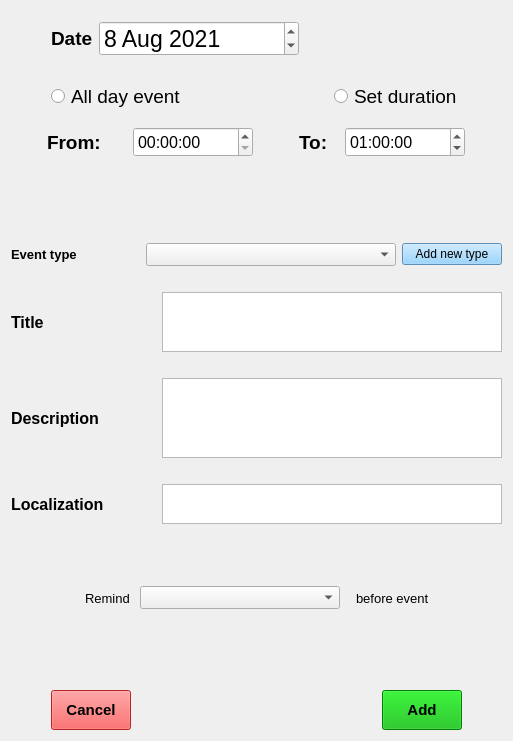
<?xml version="1.0" encoding="UTF-8"?>
<ui version="4.0">
 <class>Form</class>
 <widget class="QWidget" name="Form">
  <property name="geometry">
   <rect>
    <x>0</x>
    <y>0</y>
    <width>513</width>
    <height>741</height>
   </rect>
  </property>
  <property name="windowTitle">
   <string>Form</string>
  </property>
  <layout class="QGridLayout" name="gridLayout">
   <item row="0" column="0">
    <layout class="QVBoxLayout" name="verticalLayout" stretch="0,1,0,1,0,1,0,1,0,1,0,1,0,1,0,1,1,1">
     <item>
      <spacer name="verticalSpacer_10">
       <property name="orientation">
        <enum>Qt::Vertical</enum>
       </property>
       <property name="sizeType">
        <enum>QSizePolicy::Fixed</enum>
       </property>
       <property name="sizeHint" stdset="0">
        <size>
         <width>20</width>
         <height>10</height>
        </size>
       </property>
      </spacer>
     </item>
     <item>
      <layout class="QHBoxLayout" name="horizontalLayout_13" stretch="0,0,1">
       <item>
        <spacer name="horizontalSpacer_6">
         <property name="orientation">
          <enum>Qt::Horizontal</enum>
         </property>
         <property name="sizeHint" stdset="0">
          <size>
           <width>40</width>
           <height>20</height>
          </size>
         </property>
        </spacer>
       </item>
       <item>
        <layout class="QHBoxLayout" name="horizontalLayout_12">
         <item>
          <widget class="QLabel" name="dateLabel">
           <property name="font">
            <font>
             <pointsize>14</pointsize>
             <weight>75</weight>
             <bold>true</bold>
            </font>
           </property>
           <property name="text">
            <string>Date</string>
           </property>
          </widget>
         </item>
         <item>
          <widget class="QDateEdit" name="dateEdit">
           <property name="minimumSize">
            <size>
             <width>200</width>
             <height>0</height>
            </size>
           </property>
           <property name="font">
            <font>
             <pointsize>17</pointsize>
            </font>
           </property>
           <property name="dateTime">
            <datetime>
             <hour>0</hour>
             <minute>0</minute>
             <second>0</second>
             <year>2021</year>
             <month>8</month>
             <day>8</day>
            </datetime>
           </property>
          </widget>
         </item>
        </layout>
       </item>
       <item>
        <spacer name="horizontalSpacer_5">
         <property name="orientation">
          <enum>Qt::Horizontal</enum>
         </property>
         <property name="sizeHint" stdset="0">
          <size>
           <width>40</width>
           <height>20</height>
          </size>
         </property>
        </spacer>
       </item>
      </layout>
     </item>
     <item>
      <spacer name="verticalSpacer_9">
       <property name="orientation">
        <enum>Qt::Vertical</enum>
       </property>
       <property name="sizeType">
        <enum>QSizePolicy::Fixed</enum>
       </property>
       <property name="sizeHint" stdset="0">
        <size>
         <width>20</width>
         <height>20</height>
        </size>
       </property>
      </spacer>
     </item>
     <item>
      <layout class="QHBoxLayout" name="horizontalLayout_11" stretch="0,0,1,0,0">
       <item>
        <spacer name="horizontalSpacer_7">
         <property name="orientation">
          <enum>Qt::Horizontal</enum>
         </property>
         <property name="sizeHint" stdset="0">
          <size>
           <width>40</width>
           <height>20</height>
          </size>
         </property>
        </spacer>
       </item>
       <item>
        <widget class="QRadioButton" name="allDayEventRadioButton">
         <property name="font">
          <font>
           <pointsize>14</pointsize>
          </font>
         </property>
         <property name="text">
          <string>All day event</string>
         </property>
        </widget>
       </item>
       <item>
        <spacer name="horizontalSpacer_2">
         <property name="orientation">
          <enum>Qt::Horizontal</enum>
         </property>
         <property name="sizeHint" stdset="0">
          <size>
           <width>40</width>
           <height>20</height>
          </size>
         </property>
        </spacer>
       </item>
       <item>
        <widget class="QRadioButton" name="setDurationEventRadioButton">
         <property name="font">
          <font>
           <pointsize>14</pointsize>
          </font>
         </property>
         <property name="text">
          <string>Set duration</string>
         </property>
        </widget>
       </item>
       <item>
        <spacer name="horizontalSpacer_13">
         <property name="orientation">
          <enum>Qt::Horizontal</enum>
         </property>
         <property name="sizeHint" stdset="0">
          <size>
           <width>40</width>
           <height>20</height>
          </size>
         </property>
        </spacer>
       </item>
      </layout>
     </item>
     <item>
      <spacer name="verticalSpacer_8">
       <property name="orientation">
        <enum>Qt::Vertical</enum>
       </property>
       <property name="sizeType">
        <enum>QSizePolicy::Fixed</enum>
       </property>
       <property name="sizeHint" stdset="0">
        <size>
         <width>20</width>
         <height>10</height>
        </size>
       </property>
      </spacer>
     </item>
     <item>
      <layout class="QHBoxLayout" name="horizontalLayout_10" stretch="0,0,1,0">
       <item>
        <spacer name="horizontalSpacer_8">
         <property name="orientation">
          <enum>Qt::Horizontal</enum>
         </property>
         <property name="sizeHint" stdset="0">
          <size>
           <width>40</width>
           <height>20</height>
          </size>
         </property>
        </spacer>
       </item>
       <item>
        <layout class="QHBoxLayout" name="horizontalLayout_9">
         <item>
          <widget class="QLabel" name="fromLabel">
           <property name="minimumSize">
            <size>
             <width>80</width>
             <height>0</height>
            </size>
           </property>
           <property name="maximumSize">
            <size>
             <width>80</width>
             <height>16777215</height>
            </size>
           </property>
           <property name="font">
            <font>
             <pointsize>14</pointsize>
             <weight>75</weight>
             <bold>true</bold>
            </font>
           </property>
           <property name="text">
            <string>From: </string>
           </property>
          </widget>
         </item>
         <item>
          <widget class="QTimeEdit" name="timeFromEdit">
           <property name="minimumSize">
            <size>
             <width>120</width>
             <height>30</height>
            </size>
           </property>
           <property name="maximumSize">
            <size>
             <width>100</width>
             <height>16777215</height>
            </size>
           </property>
           <property name="font">
            <font>
             <pointsize>12</pointsize>
            </font>
           </property>
          </widget>
         </item>
        </layout>
       </item>
       <item>
        <spacer name="horizontalSpacer_3">
         <property name="orientation">
          <enum>Qt::Horizontal</enum>
         </property>
         <property name="sizeHint" stdset="0">
          <size>
           <width>40</width>
           <height>20</height>
          </size>
         </property>
        </spacer>
       </item>
       <item>
        <layout class="QHBoxLayout" name="horizontalLayout_8" stretch="0,0,1">
         <item>
          <spacer name="horizontalSpacer_9">
           <property name="orientation">
            <enum>Qt::Horizontal</enum>
           </property>
           <property name="sizeHint" stdset="0">
            <size>
             <width>40</width>
             <height>20</height>
            </size>
           </property>
          </spacer>
         </item>
         <item>
          <layout class="QHBoxLayout" name="horizontalLayout_7">
           <item>
            <widget class="QLabel" name="toLabel">
             <property name="minimumSize">
              <size>
               <width>40</width>
               <height>0</height>
              </size>
             </property>
             <property name="maximumSize">
              <size>
               <width>80</width>
               <height>16777215</height>
              </size>
             </property>
             <property name="font">
              <font>
               <pointsize>14</pointsize>
               <weight>75</weight>
               <bold>true</bold>
              </font>
             </property>
             <property name="text">
              <string>To: </string>
             </property>
            </widget>
           </item>
           <item>
            <widget class="QTimeEdit" name="timeToEdit">
             <property name="minimumSize">
              <size>
               <width>120</width>
               <height>30</height>
              </size>
             </property>
             <property name="maximumSize">
              <size>
               <width>100</width>
               <height>16777215</height>
              </size>
             </property>
             <property name="font">
              <font>
               <pointsize>12</pointsize>
              </font>
             </property>
             <property name="dateTime">
              <datetime>
               <hour>1</hour>
               <minute>0</minute>
               <second>0</second>
               <year>2000</year>
               <month>1</month>
               <day>1</day>
              </datetime>
             </property>
            </widget>
           </item>
          </layout>
         </item>
         <item>
          <spacer name="horizontalSpacer_4">
           <property name="orientation">
            <enum>Qt::Horizontal</enum>
           </property>
           <property name="sizeHint" stdset="0">
            <size>
             <width>40</width>
             <height>20</height>
            </size>
           </property>
          </spacer>
         </item>
        </layout>
       </item>
      </layout>
     </item>
     <item>
      <spacer name="verticalSpacer_6">
       <property name="orientation">
        <enum>Qt::Vertical</enum>
       </property>
       <property name="sizeType">
        <enum>QSizePolicy::Fixed</enum>
       </property>
       <property name="sizeHint" stdset="0">
        <size>
         <width>20</width>
         <height>80</height>
        </size>
       </property>
      </spacer>
     </item>
     <item>
      <layout class="QHBoxLayout" name="horizontalLayout_6" stretch="0,1,0">
       <item>
        <widget class="QLabel" name="eventTypeLabel">
         <property name="font">
          <font>
           <pointsize>10</pointsize>
           <weight>75</weight>
           <bold>true</bold>
          </font>
         </property>
         <property name="text">
          <string>Event type</string>
         </property>
        </widget>
       </item>
       <item>
        <widget class="QComboBox" name="eventTypeComboBox">
         <property name="maximumSize">
          <size>
           <width>250</width>
           <height>16777215</height>
          </size>
         </property>
         <property name="font">
          <font>
           <pointsize>10</pointsize>
          </font>
         </property>
         <property name="currentText">
          <string/>
         </property>
        </widget>
       </item>
       <item>
        <widget class="QPushButton" name="addEventTypeButton">
         <property name="maximumSize">
          <size>
           <width>100</width>
           <height>16777215</height>
          </size>
         </property>
         <property name="font">
          <font>
           <pointsize>9</pointsize>
           <kerning>true</kerning>
          </font>
         </property>
         <property name="styleSheet">
          <string notr="true">background-color: rgb(128, 200, 255);</string>
         </property>
         <property name="text">
          <string>Add new type</string>
         </property>
        </widget>
       </item>
      </layout>
     </item>
     <item>
      <spacer name="verticalSpacer_5">
       <property name="orientation">
        <enum>Qt::Vertical</enum>
       </property>
       <property name="sizeType">
        <enum>QSizePolicy::Fixed</enum>
       </property>
       <property name="sizeHint" stdset="0">
        <size>
         <width>10</width>
         <height>20</height>
        </size>
       </property>
      </spacer>
     </item>
     <item>
      <layout class="QHBoxLayout" name="horizontalLayout_5">
       <item>
        <widget class="QLabel" name="titleLabel">
         <property name="minimumSize">
          <size>
           <width>110</width>
           <height>0</height>
          </size>
         </property>
         <property name="font">
          <font>
           <pointsize>12</pointsize>
           <weight>75</weight>
           <bold>true</bold>
          </font>
         </property>
         <property name="text">
          <string>Title</string>
         </property>
        </widget>
       </item>
       <item>
        <widget class="QPlainTextEdit" name="eventTitlePlainTextEdit">
         <property name="sizePolicy">
          <sizepolicy hsizetype="Expanding" vsizetype="Expanding">
           <horstretch>0</horstretch>
           <verstretch>0</verstretch>
          </sizepolicy>
         </property>
         <property name="minimumSize">
          <size>
           <width>0</width>
           <height>0</height>
          </size>
         </property>
         <property name="maximumSize">
          <size>
           <width>340</width>
           <height>60</height>
          </size>
         </property>
         <property name="font">
          <font>
           <pointsize>10</pointsize>
          </font>
         </property>
        </widget>
       </item>
      </layout>
     </item>
     <item>
      <spacer name="verticalSpacer_4">
       <property name="orientation">
        <enum>Qt::Vertical</enum>
       </property>
       <property name="sizeType">
        <enum>QSizePolicy::Fixed</enum>
       </property>
       <property name="sizeHint" stdset="0">
        <size>
         <width>10</width>
         <height>20</height>
        </size>
       </property>
      </spacer>
     </item>
     <item>
      <layout class="QHBoxLayout" name="horizontalLayout_4">
       <item>
        <widget class="QLabel" name="descriptionLabel">
         <property name="minimumSize">
          <size>
           <width>110</width>
           <height>0</height>
          </size>
         </property>
         <property name="font">
          <font>
           <pointsize>12</pointsize>
           <weight>75</weight>
           <bold>true</bold>
          </font>
         </property>
         <property name="text">
          <string>Description</string>
         </property>
        </widget>
       </item>
       <item>
        <widget class="QPlainTextEdit" name="eventDescriptionPlaneTextEdit">
         <property name="maximumSize">
          <size>
           <width>340</width>
           <height>80</height>
          </size>
         </property>
         <property name="font">
          <font>
           <pointsize>10</pointsize>
          </font>
         </property>
        </widget>
       </item>
      </layout>
     </item>
     <item>
      <spacer name="verticalSpacer_3">
       <property name="orientation">
        <enum>Qt::Vertical</enum>
       </property>
       <property name="sizeType">
        <enum>QSizePolicy::Fixed</enum>
       </property>
       <property name="sizeHint" stdset="0">
        <size>
         <width>10</width>
         <height>20</height>
        </size>
       </property>
      </spacer>
     </item>
     <item>
      <layout class="QHBoxLayout" name="horizontalLayout_3">
       <item>
        <widget class="QLabel" name="localizationLabel">
         <property name="minimumSize">
          <size>
           <width>110</width>
           <height>0</height>
          </size>
         </property>
         <property name="font">
          <font>
           <pointsize>12</pointsize>
           <weight>75</weight>
           <bold>true</bold>
          </font>
         </property>
         <property name="text">
          <string>Localization</string>
         </property>
        </widget>
       </item>
       <item>
        <widget class="QPlainTextEdit" name="eventLocalizationPlainTextEdit">
         <property name="maximumSize">
          <size>
           <width>340</width>
           <height>40</height>
          </size>
         </property>
         <property name="font">
          <font>
           <pointsize>10</pointsize>
          </font>
         </property>
        </widget>
       </item>
      </layout>
     </item>
     <item>
      <spacer name="verticalSpacer_2">
       <property name="orientation">
        <enum>Qt::Vertical</enum>
       </property>
       <property name="sizeType">
        <enum>QSizePolicy::Fixed</enum>
       </property>
       <property name="sizeHint" stdset="0">
        <size>
         <width>10</width>
         <height>10</height>
        </size>
       </property>
      </spacer>
     </item>
     <item>
      <layout class="QHBoxLayout" name="horizontalLayout_2" stretch="0,0,1,0,0,0">
       <item>
        <spacer name="horizontalSpacer_14">
         <property name="orientation">
          <enum>Qt::Horizontal</enum>
         </property>
         <property name="sizeHint" stdset="0">
          <size>
           <width>40</width>
           <height>20</height>
          </size>
         </property>
        </spacer>
       </item>
       <item>
        <widget class="QLabel" name="remindLabel">
         <property name="maximumSize">
          <size>
           <width>80</width>
           <height>16777215</height>
          </size>
         </property>
         <property name="font">
          <font>
           <pointsize>10</pointsize>
          </font>
         </property>
         <property name="text">
          <string>Remind </string>
         </property>
        </widget>
       </item>
       <item>
        <widget class="QComboBox" name="remindBeforeComboBox">
         <property name="maximumSize">
          <size>
           <width>200</width>
           <height>16777215</height>
          </size>
         </property>
         <property name="font">
          <font>
           <pointsize>10</pointsize>
          </font>
         </property>
        </widget>
       </item>
       <item>
        <spacer name="horizontalSpacer_12">
         <property name="orientation">
          <enum>Qt::Horizontal</enum>
         </property>
         <property name="sizeType">
          <enum>QSizePolicy::Fixed</enum>
         </property>
         <property name="sizeHint" stdset="0">
          <size>
           <width>10</width>
           <height>20</height>
          </size>
         </property>
        </spacer>
       </item>
       <item>
        <widget class="QLabel" name="beforeEventLabel">
         <property name="maximumSize">
          <size>
           <width>110</width>
           <height>16777215</height>
          </size>
         </property>
         <property name="font">
          <font>
           <pointsize>10</pointsize>
          </font>
         </property>
         <property name="layoutDirection">
          <enum>Qt::LeftToRight</enum>
         </property>
         <property name="text">
          <string>before event</string>
         </property>
        </widget>
       </item>
       <item>
        <spacer name="horizontalSpacer_15">
         <property name="orientation">
          <enum>Qt::Horizontal</enum>
         </property>
         <property name="sizeHint" stdset="0">
          <size>
           <width>40</width>
           <height>20</height>
          </size>
         </property>
        </spacer>
       </item>
      </layout>
     </item>
     <item>
      <spacer name="verticalSpacer">
       <property name="orientation">
        <enum>Qt::Vertical</enum>
       </property>
       <property name="sizeType">
        <enum>QSizePolicy::Fixed</enum>
       </property>
       <property name="sizeHint" stdset="0">
        <size>
         <width>20</width>
         <height>28</height>
        </size>
       </property>
      </spacer>
     </item>
     <item>
      <layout class="QHBoxLayout" name="horizontalLayout" stretch="0,0,1,0,0">
       <item>
        <spacer name="horizontalSpacer_10">
         <property name="orientation">
          <enum>Qt::Horizontal</enum>
         </property>
         <property name="sizeHint" stdset="0">
          <size>
           <width>40</width>
           <height>20</height>
          </size>
         </property>
        </spacer>
       </item>
       <item>
        <widget class="QPushButton" name="cancelButton">
         <property name="minimumSize">
          <size>
           <width>0</width>
           <height>40</height>
          </size>
         </property>
         <property name="font">
          <font>
           <pointsize>11</pointsize>
           <weight>75</weight>
           <bold>true</bold>
          </font>
         </property>
         <property name="styleSheet">
          <string notr="true">background-color: rgb(255, 51, 51);</string>
         </property>
         <property name="text">
          <string>Cancel</string>
         </property>
        </widget>
       </item>
       <item>
        <spacer name="horizontalSpacer">
         <property name="orientation">
          <enum>Qt::Horizontal</enum>
         </property>
         <property name="sizeHint" stdset="0">
          <size>
           <width>40</width>
           <height>20</height>
          </size>
         </property>
        </spacer>
       </item>
       <item>
        <widget class="QPushButton" name="addEventButton">
         <property name="minimumSize">
          <size>
           <width>0</width>
           <height>40</height>
          </size>
         </property>
         <property name="font">
          <font>
           <pointsize>11</pointsize>
           <weight>75</weight>
           <bold>true</bold>
          </font>
         </property>
         <property name="styleSheet">
          <string notr="true">background-color: rgb(0, 179, 0);</string>
         </property>
         <property name="text">
          <string>Add</string>
         </property>
        </widget>
       </item>
       <item>
        <spacer name="horizontalSpacer_11">
         <property name="orientation">
          <enum>Qt::Horizontal</enum>
         </property>
         <property name="sizeHint" stdset="0">
          <size>
           <width>40</width>
           <height>20</height>
          </size>
         </property>
        </spacer>
       </item>
      </layout>
     </item>
    </layout>
   </item>
  </layout>
 </widget>
 <resources/>
 <connections/>
</ui>
